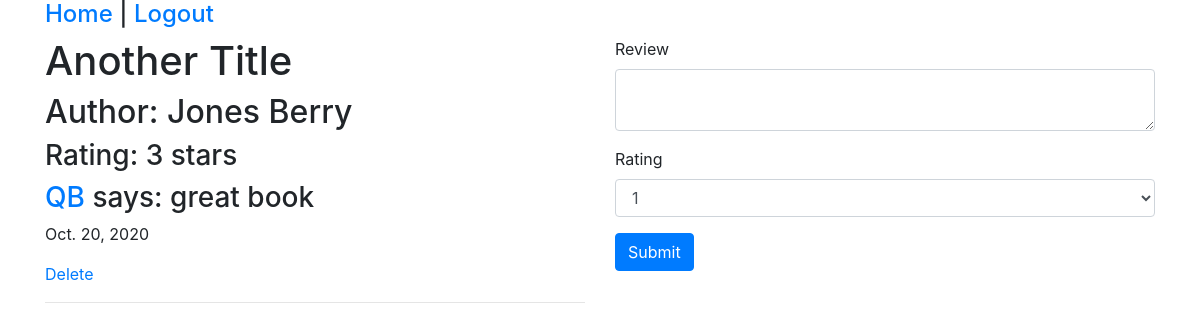
Screenshot of /books/1 (signed in) with the database file from the repository.
### DojoReadApp/models.py (models this page shows)
class Book(models.Model):
    title = models.CharField(max_length=45)
    author = models.CharField(max_length=45)
    created_at = models.DateTimeField(auto_now_add=True)
    updated_at = models.DateTimeField(auto_now=True)
    objects = BookManager()

class Review(models.Model):
    content = models.TextField()
    rating = models.IntegerField()
    created_at = models.DateTimeField(auto_now_add=True)
    updated_at = models.DateTimeField(auto_now=True)
    reviewer = models.ForeignKey(User, related_name="reviews", on_delete=models.CASCADE)
    bookReviewed= models.ForeignKey(Book, related_name="reviews", on_delete=models.CASCADE)
    objects = ReviewManager()

class User(models.Model):
    name = models.CharField(max_length=45)
    email = models.CharField(max_length=255)
    alias = models.CharField(max_length=45)
    password = models.CharField(max_length=255)
    created_at = models.DateTimeField(auto_now_add=True)
    updated_at = models.DateTimeField(auto_now=True)
    objects = UserManager()

### DojoReadApp/views.py (the view)
# urls.py: path('books/<int:id>', views.oneBook),
def oneBook(request, id):
    if 'userid' not in request.session:
        return redirect("/")
    context = {
        "one" : Book.objects.get(id=id)
    }
    return render(request, "oneBook.html", context)

### DojoReadApp/templates/oneBook.html (shortened to what this page needs)
<!DOCTYPE html>
<html lang="en">
<head>
    <link rel="stylesheet" href="https://cdn.jsdelivr.net/npm/bootstrap@4.5.3/dist/css/bootstrap.min.css">
</head>
<body>
    <div class="container">
        <h4><a href="/books">Home</a> | <a href="/logout">Logout</a></h4>
        <div class="row">
            <div class="col-sm-6">
                <h1>{{ one.title }}</h1>
                <h2>Author: {{ one.author }}</h2>
                {% for x in one.reviews.all %}
                    <h3>Rating: {{ x.rating }} stars</h3>
                    <h3><a href="/users/{{x.reviewer.id}}">{{ x.reviewer.alias }}</a> says: {{ x.content }}</h3>
                    <p>{{ x.created_at.date }}</p>
                    {% if x.reviewer.id == request.session.userid %}
                    <a href="/books/delete/{{x.id}}">Delete</a>
                    {% endif %}
                    <hr>
                {% endfor %}
            </div>
            <div class="col-sm-6">
                <form action="/review/create/{{one.id}}" method="POST">
                    <div class="form-group">
                        <label for="content">Review</label>
                        <textarea name="content" cols="30" class="form-control"></textarea>
                    </div>
                    <div class="form-group">
                        <label for="rating">Rating</label>
                        <select name="rating" class="form-control">
                            <option value="1">1</option>
                        </select>
                    </div>
                    <input type="submit" value="Submit" class="btn btn-primary">
                </form>
            </div>
        </div>
    </div>
</body>
</html>

### rows the page displays
Book: title "Another Title", author "Jones Berry"
Review: rating "3", reviewer.alias "QB", content "great book", created_at "Oct. 20, 2020"
